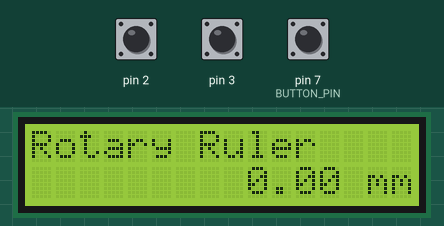
Recording of a sketch running on a simulated Arduino Uno, built with avr-gcc and run on an emulated ATmega328P. On the bench: 16×2 character LCD. The inputs (shaded band) are chosen by the test bench; at power-on: pin 2 HIGH, pin 7 (BUTTON_PIN) HIGH, pin 3 HIGH. EEPROM starts erased.

Above: at 1.2 s.
1.3 s: pin 2 pulled LOW for 0.15 s
At 1.7 s:
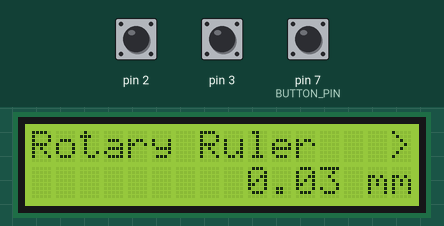
3.4 s: pin 7 (BUTTON_PIN) pulled LOW for 0.15 s
At 3.81 s:
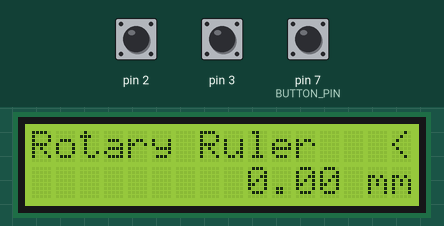
5.5 s: pin 7 (BUTTON_PIN) pulled LOW for 1 s
At 7.7 s:
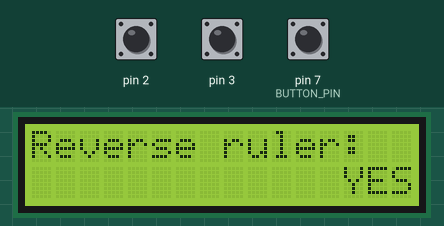
8.0 s: pin 7 (BUTTON_PIN) pulled LOW for 0.15 s
At 9.3 s:
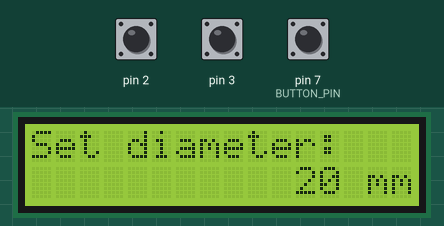
9.6 s: pin 7 (BUTTON_PIN) pulled LOW for 3.2 s
At 11.1 s:
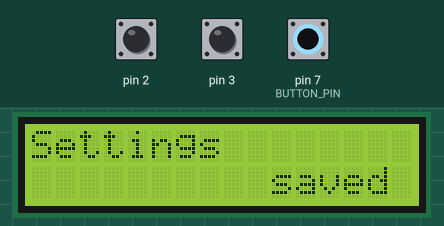
14.3 s: pin 3 pulled LOW for 0.15 s
At 16.1 s:
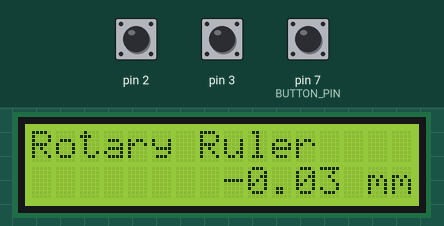
Timing chart, 0 to 17.4 s (numbered marks = the images above; inputs shaded):
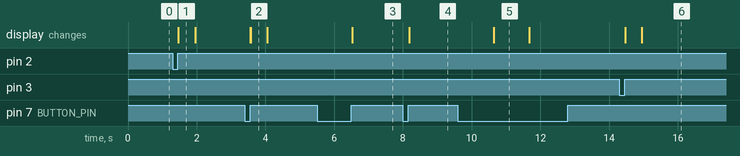

Measured:
- after the input at 1.3 s, the display: changes after 0.17 s (image 1)
- after the input at 3.4 s, the display: first changes after 0.15 s (image 2 shows a later state)
- after the input at 5.5 s, the display: changes after 1.0 s (image 3)
- after the input at 8.0 s, the display: changes after 0.18 s (image 4)
- after the input at 9.6 s, the display: changes after 1.0 s (image 5)
- after the input at 14.3 s, the display: first changes after 0.17 s (image 6 shows a later state)
- what the display in image 1 shows lasts 0.5 s, from 1.5 s to 2.0 s

The sketch:

Ruler.ino
```cpp
#include "TimeManager.h"
#include "RotaryRuler.h"
#include "LiquidCrystal_I2C.h"
#include <EEPROM.h>
#include <EncButton.h>

//#define DEBUG_ENABLE

const uint8_t ENC_YELLOW_WIRE = 2;
const uint8_t ENC_GREEN_WIRE = 3;
// 1024 импульса энкодера == на 0.5 оборота
constexpr uint16_t ENC_RESOLUTION = 1024 * 2;

RotaryRuler ruler(ENC_YELLOW_WIRE, ENC_GREEN_WIRE);

LiquidCrystal_I2C lcd(0x3F, 16, 2);

const uint8_t BUTTON_PIN = 7;
const uint8_t BUTTON_GND = 8;

enum class MenuItem {
	MEASURE,
	SET_REVERSE,
	SET_DIAMETER,
	SET_RESOLUTION,
	SET_PRECISION,
	SAVE_IN_EEPROM,
	SAVED
} currentScreen;

struct Settings {
	uint8_t index = 1;
	bool isReverse = true;
	uint16_t diameter_mm = 20;
	uint16_t enc_resolution = ENC_RESOLUTION;
	uint8_t precision = 2;
};

Settings deviceSettings;
struct {
	bool isNewScreen = false;
	bool isDistanseChanged = false;
	bool isInc = false;
	bool isDec = false;
	bool isButtonClick = false;
	bool isButtonHold = false;
} events;

#ifdef DEBUG_ENABLE
void debugEvents();
#endif
void EventsTick();
void EventsHandle();
void EventsReset();
void DrawMeasure();
void DrawSetReverse();
void DrawSetDiameter();
void DrawSetResolution();
void DrawSetPrecision();
void SaveSettings();
MenuItem GetNextScreen();
void ClearLcdLineTo(const uint8_t line, const uint8_t index);

template <typename T>
uint8_t GetDigitsCount(const T number, const uint8_t precision = 0);

void setup() {
#ifdef DEBUG_ENABLE
	Serial.begin(9600);
#endif
	pinMode(BUTTON_GND, OUTPUT);
	digitalWrite(BUTTON_GND, LOW);

	lcd.begin();
	lcd.setCursor(0, 0);
	lcd.print(F("Rotary Ruler"));

	uint8_t data = 255;
	EEPROM.get(0, data);
#ifdef DEBUG_ENABLE
	Serial.print("EEPROM.get(0, data) == ");
	Serial.println(data);
#endif
	const bool isSavedData = (data == 1);
	if (isSavedData) {
		EEPROM.get(deviceSettings.index, deviceSettings);
#ifdef DEBUG_ENABLE
		Serial.println("Get deviceSettings from EEPROM");
#endif
	}

	ruler.setDiameter(deviceSettings.diameter_mm);
	ruler.setReverse(deviceSettings.isReverse);
	ruler.setResolution(deviceSettings.enc_resolution);

	events.isNewScreen = true;
	currentScreen = MenuItem::MEASURE;
}

void loop() {
	EventsTick();
#ifdef DEBUG_ENABLE
	debugEvents();
#endif
	switch (currentScreen) {
		case MenuItem::MEASURE:
			DrawMeasure();
		break;
		case MenuItem::SET_REVERSE:
			DrawSetReverse();
		break;
		case MenuItem::SET_DIAMETER:
			DrawSetDiameter();
		break;
		case MenuItem::SET_RESOLUTION:
			DrawSetResolution();
		break;
		case MenuItem::SET_PRECISION:
			DrawSetPrecision();
		break;
		case MenuItem::SAVE_IN_EEPROM:
			SaveSettings();
		break;
		default:
		break;
	}
	EventsReset();
}

#ifdef DEBUG_ENABLE
inline void debugEvents() {
	if (events.isButtonClick) {
		Serial.println("Event: buton click!");
		Serial.print("currentScreen == ");
		Serial.println(static_cast<int>(currentScreen));
	}
	if (events.isButtonHold) {
		Serial.println("Event: buton hold!");
		Serial.print("currentScreen == ");
		Serial.println(static_cast<int>(currentScreen));
	}
	if (events.isInc) {
		Serial.println("Event: ruler Inc!");
		Serial.print("currentScreen == ");
		Serial.println(static_cast<int>(currentScreen));
	}
	if (events.isDec) {
		Serial.println("Event: ruler Dec!");
		Serial.print("currentScreen == ");
		Serial.println(static_cast<int>(currentScreen));
	}
	if (events.isNewScreen) {
		Serial.println("Event: newScreen!");
		Serial.print("currentScreen == ");
		Serial.println(static_cast<int>(currentScreen));
	}
}
#endif // DEBUG_ENABLE

inline void EventsTick()
{
    static Button button(BUTTON_PIN);
	button.setHoldTimeout(Time::SEC_1);
	button.tick();

	events.isButtonClick = button.click();
	events.isButtonHold = button.hold();
	events.isDistanseChanged = ruler.isDistanseChanged();
	events.isInc = ruler.isIncremented();
	events.isDec = ruler.isDecremented();
	EventsHandle();
}

inline void EventsHandle() {
	switch (currentScreen) {
		case MenuItem::MEASURE:
			if (events.isButtonHold)
				currentScreen = GetNextScreen();
			if (events.isButtonClick) {
#ifdef DEBUG_ENABLE
				Serial.print(ruler.getEncoderTickCounter());
				Serial.print("-->");
#endif
				ruler.resetMeasurement();
#ifdef DEBUG_ENABLE
				Serial.println(ruler.getEncoderTickCounter());
#endif
			}
		break;
		case MenuItem::SET_REVERSE:
			if (events.isInc || events.isDec) {
				deviceSettings.isReverse = !deviceSettings.isReverse;
				ruler.setReverse(deviceSettings.isReverse);
			}
			if (events.isButtonHold)
				currentScreen = MenuItem::SAVE_IN_EEPROM;
			else if (events.isButtonClick) {
				currentScreen = GetNextScreen();
			}
		break;
		case MenuItem::SET_DIAMETER:
			if (events.isInc)
				deviceSettings.diameter_mm = deviceSettings.diameter_mm >= 500 ? 500 : deviceSettings.diameter_mm + 1;
			else if (events.isDec)
				deviceSettings.diameter_mm = deviceSettings.diameter_mm == 0 ? 0 : deviceSettings.diameter_mm - 1;
			ruler.setDiameter(deviceSettings.diameter_mm);
			if (events.isButtonHold)
				currentScreen = MenuItem::SAVE_IN_EEPROM;
			else if (events.isButtonClick) {
				currentScreen = GetNextScreen();
			}
		break;
		case MenuItem::SET_RESOLUTION:
			if (events.isInc)
				deviceSettings.enc_resolution++;
			else if (events.isDec)
				deviceSettings.enc_resolution--;
			ruler.setResolution(deviceSettings.enc_resolution);
			if (events.isButtonHold)
				currentScreen = MenuItem::SAVE_IN_EEPROM;
			else if (events.isButtonClick) {
				currentScreen = GetNextScreen();
			}
		break;
		case MenuItem::SET_PRECISION:
			if (events.isInc)
				deviceSettings.precision = deviceSettings.precision >= 5 ? 5 : deviceSettings.precision + 1;
			else if (events.isDec)
				deviceSettings.precision = deviceSettings.precision == 0 ? 0 : deviceSettings.precision - 1;
				if (events.isButtonHold)
				currentScreen = MenuItem::SAVE_IN_EEPROM;
			else if (events.isButtonClick) {
				currentScreen = GetNextScreen();
			}
		break;
		default:
			currentScreen = GetNextScreen();
		break;
	}
}

inline MenuItem GetNextScreen() {
	events.isNewScreen = true;
	if (currentScreen == MenuItem::SAVED)
		return MenuItem::MEASURE;
	if (currentScreen == MenuItem::SET_PRECISION)
		return MenuItem::SET_REVERSE;

	const uint8_t screen = static_cast<uint8_t>(currentScreen) + 1;
	return static_cast<MenuItem>(screen);
}

inline void EventsReset() {
	events.isNewScreen = false;
	events.isDistanseChanged = false;
	events.isInc = false;
	events.isDec = false;
	events.isButtonClick = false;
	events.isButtonHold = false;
}

void DrawMeasure() {
	if (events.isNewScreen) {
		lcd.clear();
		lcd.setCursor(0, 0);
		lcd.print(F("Rotary Ruler"));
	}
	const float distance = ruler.getDistance();
	static float lastDistance = 0;
	static TimeManager dirTimer(static_cast<uint32_t>(Time::SEC_0_5));
	if (lastDistance != distance) {
		dirTimer.ResetTimer();
		if (lastDistance < distance) {
		lcd.setCursor(15, 0);
			lcd.print('>');
		}
		else if (lastDistance > distance) {
		lcd.setCursor(15, 0);
			lcd.print('<');
		}
	}
	else if (dirTimer.IsReady()) {
		lcd.setCursor(15, 0);
		lcd.print(' ');
	}

	if (events.isDistanseChanged || events.isNewScreen) {
		lastDistance = distance;
		uint8_t posInLine = 0;
		if (deviceSettings.precision > 0) {
			posInLine = 15 - GetDigitsCount<float>(distance, deviceSettings.precision) - 3;
			ClearLcdLineTo(1, posInLine);
			lcd.print(distance, deviceSettings.precision);
		}
		else {
			posInLine = 15 - GetDigitsCount<int>(static_cast<int>(distance), deviceSettings.precision) - 3;
			ClearLcdLineTo(1, posInLine);
			lcd.print(static_cast<int>(distance));
		}
		lcd.print(F(" mm"));
	}
}

void DrawSetReverse() {
	auto PrintValue = []() {
		const uint8_t charsCount = deviceSettings.isReverse ? 3 : 2;
		const int posInLine = 15 - charsCount;
		ClearLcdLineTo(1, posInLine);
		lcd.print(deviceSettings.isReverse ? "YES" : "NO");
	};

	if (events.isNewScreen) {
		lcd.clear();
		lcd.setCursor(0, 0);
		lcd.print(F("Reverse ruler:"));
		PrintValue();
	}

	if (events.isInc || events.isDec) {
		PrintValue();
	}
}

void DrawSetDiameter() {
	auto PrintValue = []() {
		const int posInLine = 15 - GetDigitsCount<uint16_t>(deviceSettings.diameter_mm) - 3;
		ClearLcdLineTo(1, posInLine);
		lcd.print(deviceSettings.diameter_mm);
		lcd.print(F(" mm"));
	};

	if (events.isNewScreen) {
		lcd.clear();
		lcd.setCursor(0, 0);
		lcd.print(F("Set diameter:"));
		PrintValue();
	}

	if (events.isInc || events.isDec) {
		PrintValue();
	}
}

inline void DrawSetResolution() {
	auto PrintValue = []() {
		const int posInLine = 15 - GetDigitsCount<uint16_t>(deviceSettings.enc_resolution) - 6;
		ClearLcdLineTo(1, posInLine);
		lcd.print(deviceSettings.enc_resolution);
		lcd.print(F(" ticks"));
	};

	if (events.isNewScreen) {
		lcd.clear();
		lcd.setCursor(0, 0);
		lcd.print(F("Set resolution:"));
		PrintValue();
	}

	if (events.isInc || events.isDec) {
		PrintValue();
	}
}

inline void DrawSetPrecision() {
	auto PrintValue = []() {
		int posInLine = 15 - deviceSettings.precision - 1;
		if (deviceSettings.precision > 0)
			posInLine--;
		ClearLcdLineTo(1, posInLine);
		lcd.print('0');
		if (deviceSettings.precision > 0)
			lcd.print('.');
		for (uint8_t i = 0; i < deviceSettings.precision; ++i)
			lcd.print('0');
	};

	if (events.isNewScreen) {
		lcd.clear();
		lcd.setCursor(0, 0);
		lcd.print(F("Set precision:"));
		PrintValue();
	}

	if (events.isInc || events.isDec) {
		PrintValue();
	}
}

void SaveSettings() {
	const uint8_t isSave = 1;
	EEPROM.put(0, isSave);
	EEPROM.put(deviceSettings.index, deviceSettings);
	lcd.clear();
	lcd.setCursor(0, 0);
	lcd.print(F("Settings"));
	lcd.setCursor(15 - 5, 1);
	lcd.print(F("saved"));

	TimeManager showMessageTimer(static_cast<uint32_t>(Time::SEC_1));
	while (!showMessageTimer.IsReady()) {
		currentScreen = MenuItem::SAVED;
		ruler.resetMeasurement();
	}
}

inline void ClearLcdLineTo(const uint8_t line, const uint8_t index) {
	lcd.setCursor(0, line);
	for (int i = 0; i <= index; ++i) {
		lcd.print(' ');
	}
}

template <typename T>
inline uint8_t GetDigitsCount(const T number, const uint8_t precision = 0) {
	int count = 1; // 0 мы всегда выводим
	if (precision > 0)
		count += 1 + precision; // "0. + precision" мы всегда выводим
	if (number < 0) // посчитаем символ '-'
		count++;
	int inumber = static_cast<int>(number); // берем целую часть
	if (abs(inumber) == 0)
		return count;

	while (abs(inumber) > 0) {
		inumber /= 10;
		count = abs(inumber) > 0 ? count + 1 : count;
	}
	return count;
}
```

RotaryRuler.cpp
```cpp
#include "RotaryRuler.h"
#include <Arduino.h>

namespace RullerInterrupt {

	uint8_t _yellowWire = 0;
	uint8_t _greenWire = 0;
	bool _isReverse = false;
	volatile int32_t encoderTickCounter = 0;

	void Interrupt_0() {
		if (!digitalRead(_greenWire))
			encoderTickCounter = _isReverse ? encoderTickCounter - 1 : encoderTickCounter + 1;
		else
			encoderTickCounter = _isReverse ? encoderTickCounter + 1 : encoderTickCounter - 1;
	}

	void Interrupt_1() {
		if (!digitalRead(_yellowWire))
			encoderTickCounter = _isReverse ? encoderTickCounter + 1 : encoderTickCounter - 1;
		else
			encoderTickCounter = _isReverse ? encoderTickCounter - 1 : encoderTickCounter + 1;
	}
} // namespace Ruller

RotaryRuler::RotaryRuler(const uint8_t yellowWire, const uint8_t greenWire, const uint16_t resolution)
	: _resolution(resolution)
	, _incDecGisteresis(resolution / 16)
{
	RullerInterrupt::_yellowWire = yellowWire;
	RullerInterrupt::_greenWire = greenWire;
	// setPinsMode
	pinMode(RullerInterrupt::_yellowWire, INPUT);
	pinMode(RullerInterrupt::_greenWire, INPUT);
	// turn on pullup resistors
	digitalWrite(RullerInterrupt::_yellowWire, HIGH);
	digitalWrite(RullerInterrupt::_greenWire, HIGH);
	setInterrupts(true);
}

void RotaryRuler::setInterrupts(const bool enable) {
	if (enable) {
		attachInterrupt(0, RullerInterrupt::Interrupt_0, RISING);
		attachInterrupt(1, RullerInterrupt::Interrupt_1, RISING);
	}
	else {
		detachInterrupt(0);
		detachInterrupt(1);
	}
}

int32_t RotaryRuler::getEncoderTickCounter() const {
	return RullerInterrupt::encoderTickCounter;
}

float RotaryRuler::getTuroverCounter() const {
	return (float)RullerInterrupt::encoderTickCounter / _resolution;
}

float RotaryRuler::getDistance() const {
    return _diameter * PI * getTuroverCounter();
}

bool RotaryRuler::isIncremented() {
	const bool result = _isInc && !_isDec;
	_isInc = false;
	return result;
}

bool RotaryRuler::isDecremented() {
	const bool result = !_isInc && _isDec;
	_isDec = false;
	return result;
}

void RotaryRuler::calcDirection() {
    if (abs(_lastIncDecTickCounter - RullerInterrupt::encoderTickCounter) >= _incDecGisteresis) {
		if (_lastEncoderTickCounter < RullerInterrupt::encoderTickCounter) {
			_isInc = true;
			_isDec = false;
		}
		else if (_lastEncoderTickCounter > RullerInterrupt::encoderTickCounter) {
			_isInc = false;
			_isDec = true;
		}
		_lastIncDecTickCounter = RullerInterrupt::encoderTickCounter;
	}
}

void RotaryRuler::resetMeasurement() {
	setInterrupts(false);
    RullerInterrupt::encoderTickCounter = 0;
	setInterrupts(true);
}

bool RotaryRuler::isDistanseChanged() {
    if (_lastEncoderTickCounter != RullerInterrupt::encoderTickCounter) {
		calcDirection();
		_lastEncoderTickCounter = RullerInterrupt::encoderTickCounter;
		return true;
	}
	return false;
}

void RotaryRuler::setReverse(const bool value) {
	setInterrupts(false);
	RullerInterrupt::_isReverse = value;
	setInterrupts(true);
}

bool RotaryRuler::getReverseMode() const {
    return RullerInterrupt::_isReverse;
}
```

RotaryRuler.h
```cpp
#pragma once
#include <stdint.h>

class RotaryRuler {
private:
	int32_t _lastEncoderTickCounter = 0;
	uint16_t _resolution = 0;
	float _diameter = 0;
	int _incDecGisteresis = 0;
	int32_t _lastIncDecTickCounter = 0;
	bool _isInc = false;
	bool _isDec = false;

public:
	RotaryRuler() = delete;
	explicit RotaryRuler(const uint8_t yellowWire, const uint8_t greenWire, const uint16_t _resolution = 2048);
	~RotaryRuler() = default;

	void setReverse(const bool value);
	bool getReverseMode() const;
	void setResolution(const uint16_t resolution) { _resolution = resolution; }
	uint16_t getResolution() const { return _resolution; }
	void setDiameter(const float diameter) { _diameter = diameter; }
	float getDiameter() { return _diameter; }

	void resetMeasurement();
	bool isDistanseChanged();
	int32_t getEncoderTickCounter() const;
	float getTuroverCounter() const;
	float getDistance() const;
	bool isIncremented();
	bool isDecremented();

private:
	void setInterrupts(const bool enable);
	void calcDirection();
};
```

TimeManager.cpp
```cpp
#include "Arduino.h"
#include "TimeManager.h"


TimeManager::TimeManager(const uint32_t millis_period)
	: _period(millis_period)
	, _last_millis(millis())
{
}

void TimeManager::SetPeriod(const uint32_t millis_period) {
	_period = millis_period;
	ResetTimer();
}

bool TimeManager::IsReady() {
	if (millis() - _last_millis >= _period) {
		ResetTimer();
		return true;
	}
	return false;
}

void TimeManager::ResetTimer() {
	_last_millis = millis();
}
```

TimeManager.h
```cpp
#pragma once

enum Time {
    SEC_0_1 = 100,
    SEC_0_2 = 200,
    SEC_0_3 = 300,
    SEC_0_4 = 400,
    SEC_0_5 = 500,
    SEC_1 = 1000,
    SEC_2 = 2000,
    SEC_3 = 3000,
    SEC_4 = 4000,
    SEC_5 = 5000,
};

class TimeManager {
public:
	TimeManager() = default;
	TimeManager(const uint32_t millis_period);
	~TimeManager() = default;

	// проверять состояние таймера каждый тик. вернет true, когда таймер готов.
	bool IsReady();

	void SetPeriod(const uint32_t millis_period);
	void ResetTimer();

private:
	uint32_t _last_millis;
	uint32_t _period = 0;
};
```
